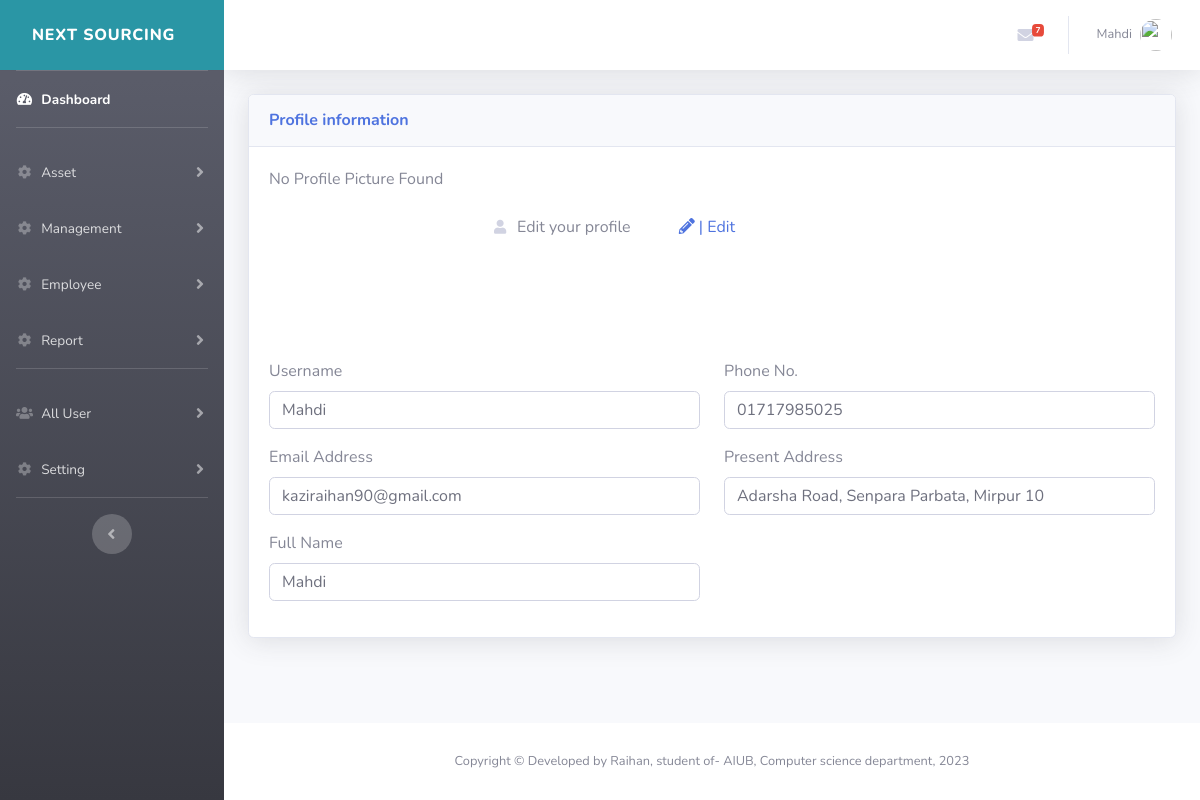
Page /admin/profile.php?profile=14 (signed in) on the committed database.
### tables this page shows
CREATE TABLE `theme` (
  `id` int(1) NOT NULL,
  `theme` varchar(255) NOT NULL,
  `banner` varchar(18) NOT NULL,
  `rate` int(255) NOT NULL
);

CREATE TABLE `users` (
  `id` int(5) NOT NULL,
  `username` varchar(255) NOT NULL,
  `password` varchar(255) NOT NULL,
  `email` varchar(255) NOT NULL,
  `fname` varchar(255) NOT NULL,
  `user_role` int(5) NOT NULL,
  `update_role` int(1) NOT NULL,
  `assign_role` int(1) NOT NULL,
  `revoke_role` int(1) NOT NULL,
  `delete_role` int(11) NOT NULL,
  `phone` varchar(255) NOT NULL,
  `address` varchar(255) NOT NULL,
  `avater` text NOT NULL,
  `join_date` date NOT NULL
);

### admin/profile.php (the view, shortened to what this page needs)
	<?php include "includes/header.php"; ?>
        <div class="container-fluid">
          <div class="row">
          	<div class="col-md-12">
	          	<div class="card shadow mb-4">
	                <div class="card-header py-3">
	                  <h6 class="m-0 font-weight-bold text-primary">Profile information</h6>
	                </div>
	                <div class="card-body">
	<?php
			if(isset($_GET['profile'])){
			    $the_authors_id=$_GET['profile'];
			        }
		$query = "SELECT * FROM users WHERE id = '$the_authors_id' ";
		$find_user_info = mysqli_query($connection, $query);
		while ( $row = mysqli_fetch_assoc($find_user_info) ) {
			$username 			= $row['username'];
			$fullname 			= $row['fname'];
			$email 				= $row['email'];
			$phone 				= $row['phone'];
			$address 			= $row['address'];
			$avater 			= $row['avater'];
			?>
			<form action="" method="POST" enctype="multipart/form-data">
		<div class="row">
			<div class="col-md-12 pb-5">
				<div class="form-group d-flex">
					<?php
						if(empty($avater)){
							echo '<div class="avater-not-found">No Profile Picture Found</div>';
						}
						else{ ?>
							<img class="img-profile rounded-circle" src="img/users/<?php echo $avater; ?>" width="150">
						<?php }
					?>
				    <label class="p-5" for="exampleFormControlFile1"><i class="fas fa-user fa-sm fa-fw mr-2 text-gray-400"></i>Edit your profile</label>
				    <a class="mt-5" href="profile.edit.php?profile=<?php echo $_SESSION['id']; ?>">
                  <i class="fas fa-pencil-alt"></i> | Edit
                </a>
				</div>
			</div>
			<div class="col-md-6 ">
				<div class="form-group">
    				<label>Username</label><br>
    				<saction class="form-control"> <?php echo $username;?> </saction>
				</div>
				<div class="form-group">
    				<label>Email Address</label>
    				<saction class="form-control"><?php echo $email; ?></saction>
				</div>
				<div class="form-group">
    				<label>Full Name</label>
    				<saction class="form-control"><?php echo $fullname; ?></saction>
				</div>
			</div>
			<div class="col-md-6">
				<div class="form-group">
    				<label>Phone No.</label>
    				<saction class="form-control"><?php echo $phone; ?></saction>
				</div>
				<div class="form-group">
    				<label>Present Address</label>
    				<saction class="form-control"><?php echo $address; ?></saction>
				</div>
			</div>
		</div>
	</form>
	<?php	}
	?>
	                </div>
	          	</div>
          	</div>
          </div>
        </div>
      </div>
<?php include "includes/footer.php"; ?>

### admin/includes/navbar.php (shortened to what this page needs)
<?php
$query        = "SELECT * FROM theme ";
$select_theme = mysqli_query($connection, $query);
while($row=mysqli_fetch_assoc($select_theme)){
  $theme = $row['theme'];
  $banner = $row['banner'];}
  ?>
  <ul class="navbar-nav bg-gradient-<?php echo $theme;  ?> sidebar sidebar-dark accordion" id="accordionSidebar">
    <a class="bg-info sidebar-brand d-flex align-items-center " href="dashboard.php">
     <div class="sidebar-brand-text mx-3"><?php echo $banner; ?></div>
   </a>
   <hr class="sidebar-divider my-0">
   <li class="nav-item active">
    <a class="nav-link" href="dashboard.php">
      <i class="fas fa-fw fa-tachometer-alt"></i>
      <span>Dashboard</span></a>
    </li>
    <hr class="sidebar-divider">
    <li class="nav-item">
      <a class="nav-link collapsed" href="#" data-toggle="collapse" data-target="#collapsefive2" aria-expanded="true" aria-controls="collapsefive2">
        <i class="fas fa-fw fa-cog"></i>
        <span>Asset</span>
      </a>
    </li>
<li class="nav-item">
  <a class="nav-link collapsed" href="#" data-toggle="collapse" data-target="#collapseParent" aria-expanded="true" aria-controls="collapseParent">
    <i class="fas fa-fw fa-cog"></i>
    <span>Management</span>
  </a>
</li>
<li class="nav-item">
  <a class="nav-link collapsed" href="#" data-toggle="collapse" data-target="#collapsefive" aria-expanded="true" aria-controls="collapsefive">
    <i class="fas fa-fw fa-cog"></i>
    <span>Employee</span>
  </a>
</li>
<li class="nav-item">
  <a class="nav-link collapsed" href="#" data-toggle="collapse" data-target="#collapseSix" aria-expanded="true" aria-controls="collapsefive">
    <i class="fas fa-fw fa-cog"></i>
    <span>Report</span>
  </a>
</li>
<hr class="sidebar-divider">
<li class="nav-item">
  <a class="nav-link collapsed" href="#" data-toggle="collapse" data-target="#alluser" aria-expanded="true" aria-controls="alluser">
    <i class="fas fa-fw fa-users"></i>
    <span>All User</span>
  </a>
</li>
<li class="nav-item">
  <a class="nav-link collapsed" href="#" data-toggle="collapse" data-target="#collapsesix" aria-expanded="true" aria-controls="collapsesix">
    <i class="fas fa-fw fa-cog"></i>
    <span>Setting</span>
  </a>
</li>
<hr class="sidebar-divider d-none d-md-block">
<div class="text-center d-none d-md-inline">
  <button class="rounded-circle border-0" id="sidebarToggle"></button>
</div>
</ul>
<div id="content-wrapper" class="d-flex flex-column">
  <div id="content">
    <nav class="navbar navbar-expand navbar-light bg-white topbar mb-4 static-top shadow">
      <ul class="navbar-nav ml-auto">
    <li class="nav-item dropdown no-arrow mx-1">
      <a class="nav-link dropdown-toggle" href="#" id="messagesDropdown" role="button" data-toggle="dropdown" aria-haspopup="true" aria-expanded="false">
        <i class="fas fa-envelope fa-fw"></i>
        <span class="badge badge-danger badge-counter">7</span>
      </a>
    </li>
    <li class="nav-item dropdown no-arrow">
      <a class="nav-link dropdown-toggle" href="#" id="userDropdown" role="button" data-toggle="dropdown" aria-haspopup="true" aria-expanded="false">
        <span class="mr-2 d-none d-lg-inline text-gray-600 small"><?php echo $_SESSION['fname']; ?></span>
        <img class="img-profile rounded-circle" src="img/users/<?php echo $_SESSION['avater']; ?>">
      </a>
    </li>
  </ul>
</nav>

### rows in the picture
theme: banner "NEXT SOURCING"
users: username "Mahdi", email "kaziraihan90@gmail.com", fname "Mahdi", phone "01717985025", address "Adarsha Road, Senpara Parbata, Mirpur 10"

### other values in the picture
$_SESSION['fname'] "Mahdi"
